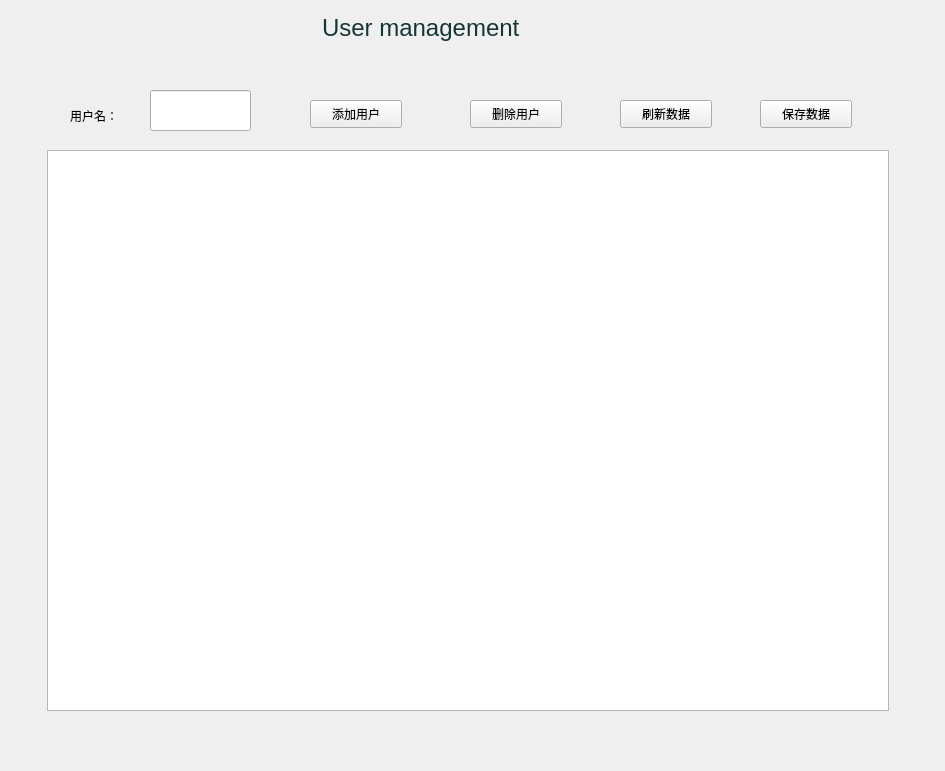
   <widget class="QWidget" name="widget_users" native="true">
    <property name="geometry">
     <rect>
      <x>219</x>
      <y>0</y>
      <width>945</width>
      <height>771</height>
     </rect>
    </property>
    <property name="styleSheet">
     <string notr="true">widget{
border:none;
	background-color: rgba(255, 255, 255, 0);
}</string>
    </property>
    <widget class="QFrame" name="frame_11">
     <property name="geometry">
      <rect>
       <x>1</x>
       <y>0</y>
       <width>940</width>
       <height>71</height>
      </rect>
     </property>
     <property name="styleSheet">
      <string notr="true">.QFrame{
	background-color: rgba(255, 255, 255, 0);
	border-radius:20px;
}</string>
     </property>
     <property name="frameShape">
      <enum>QFrame::StyledPanel</enum>
     </property>
     <property name="frameShadow">
      <enum>QFrame::Raised</enum>
     </property>
     <widget class="QLabel" name="label_19">
      <property name="geometry">
       <rect>
        <x>321</x>
        <y>10</y>
        <width>280</width>
        <height>35</height>
       </rect>
      </property>
      <property name="font">
       <font>
        <family>Arial</family>
        <pointsize>18</pointsize>
        <weight>50</weight>
        <bold>false</bold>
       </font>
      </property>
      <property name="styleSheet">
       <string notr="true">color: rgb(22, 54, 53)</string>
      </property>
      <property name="text">
       <string>User management</string>
      </property>
     </widget>
     <widget class="QPushButton" name="pushButton_3">
      <property name="geometry">
       <rect>
        <x>885</x>
        <y>10</y>
        <width>42</width>
        <height>31</height>
       </rect>
      </property>
      <property name="styleSheet">
       <string notr="true">border-radius:20px;</string>
      </property>
      <property name="text">
       <string/>
      </property>
      <property name="icon">
       <iconset>
        <normaloff>:/icons/image/close.png</normaloff>:/icons/image/close.png</iconset>
      </property>
     </widget>
    </widget>
    <widget class="QTableWidget" name="table">
     <property name="geometry">
      <rect>
       <x>47</x>
       <y>150</y>
       <width>842</width>
       <height>561</height>
      </rect>
     </property>
     <property name="rowCount">
      <number>0</number>
     </property>
     <property name="columnCount">
      <number>0</number>
     </property>
    </widget>
    <widget class="QPushButton" name="pushButton_add">
     <property name="geometry">
      <rect>
       <x>310</x>
       <y>100</y>
       <width>92</width>
       <height>28</height>
      </rect>
     </property>
     <property name="text">
      <string>添加用户</string>
     </property>
    </widget>
    <widget class="QPushButton" name="pushButton_delete">
     <property name="geometry">
      <rect>
       <x>470</x>
       <y>100</y>
       <width>92</width>
       <height>28</height>
      </rect>
     </property>
     <property name="text">
      <string>删除用户</string>
     </property>
    </widget>
    <widget class="QPushButton" name="pushButton_refresh">
     <property name="geometry">
      <rect>
       <x>620</x>
       <y>100</y>
       <width>92</width>
       <height>28</height>
      </rect>
     </property>
     <property name="text">
      <string>刷新数据</string>
     </property>
    </widget>
    <widget class="QPushButton" name="pushButton_save">
     <property name="geometry">
      <rect>
       <x>760</x>
       <y>100</y>
       <width>92</width>
       <height>28</height>
      </rect>
     </property>
     <property name="text">
      <string>保存数据</string>
     </property>
    </widget>
    <widget class="QLineEdit" name="lineEdit_num">
     <property name="geometry">
      <rect>
       <x>150</x>
       <y>90</y>
       <width>101</width>
       <height>41</height>
      </rect>
     </property>
    </widget>
    <widget class="QLabel" name="label_8">
     <property name="geometry">
      <rect>
       <x>70</x>
       <y>100</y>
       <width>71</width>
       <height>31</height>
      </rect>
     </property>
     <property name="text">
      <string>用户名：</string>
     </property>
    </widget>
   </widget>
